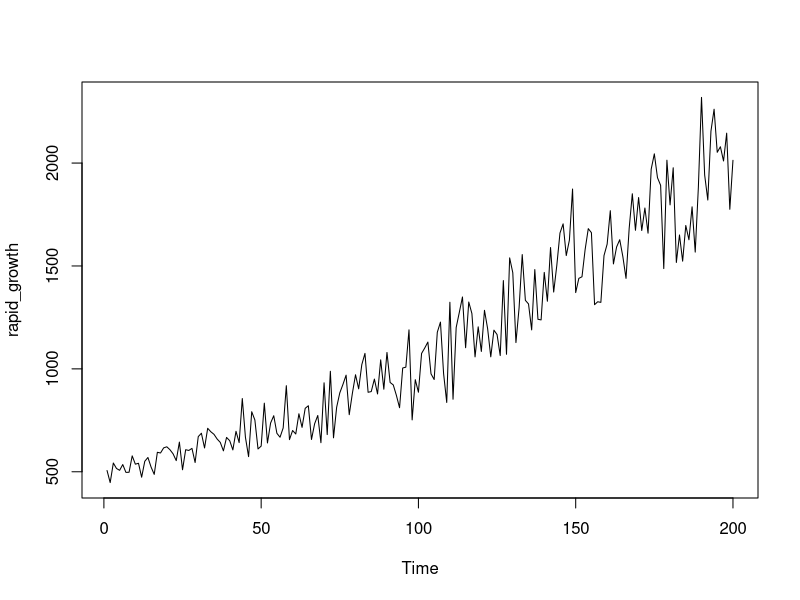
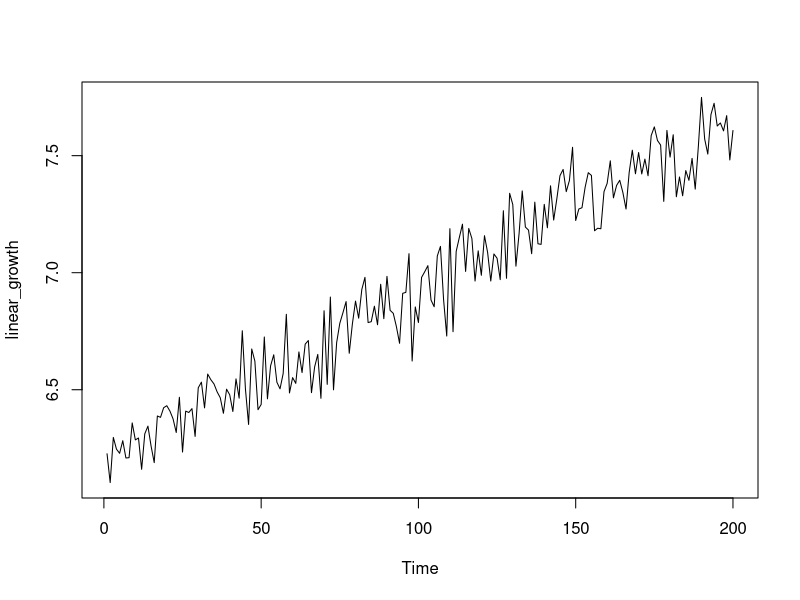
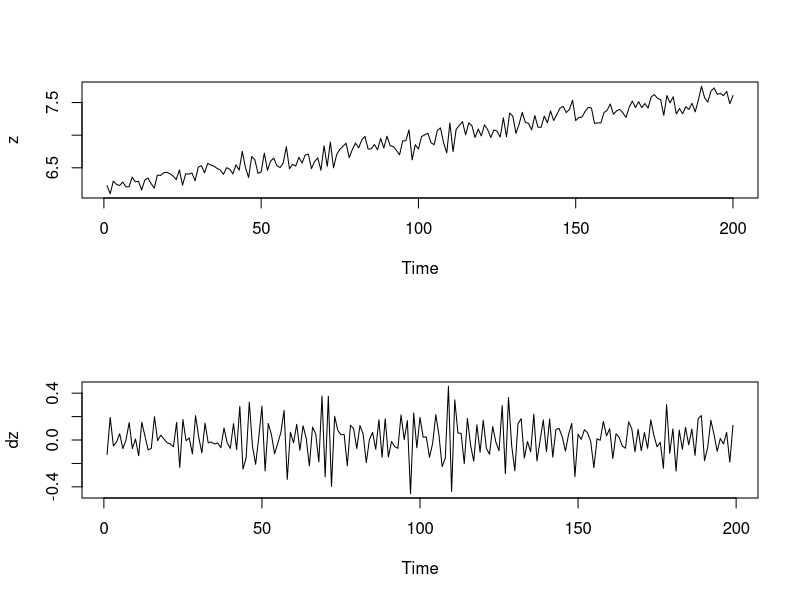
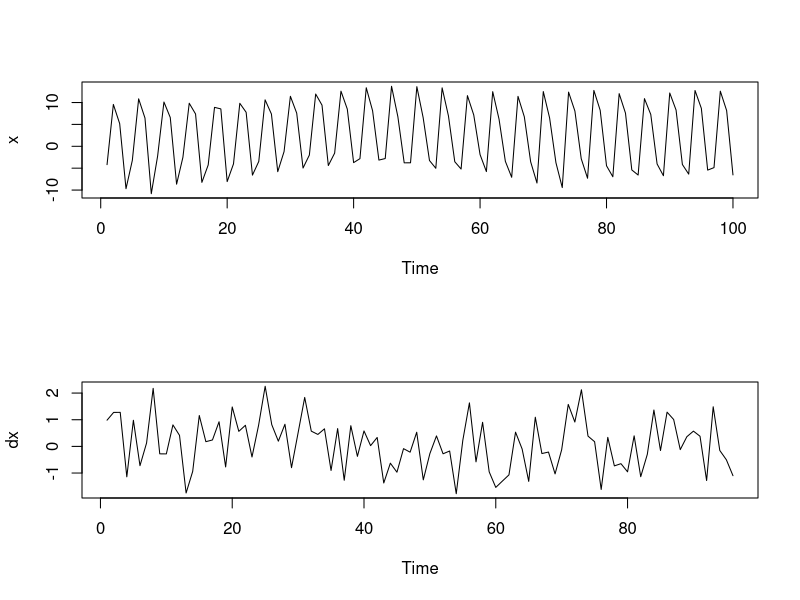
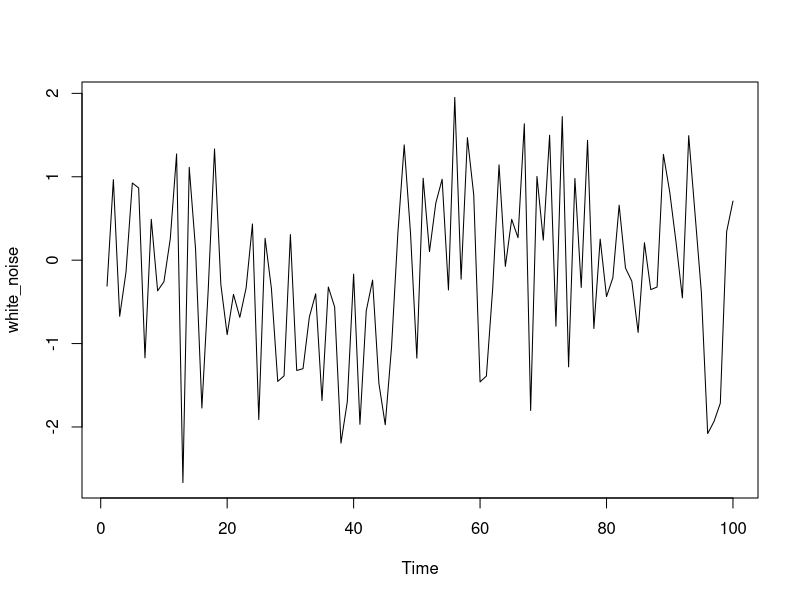
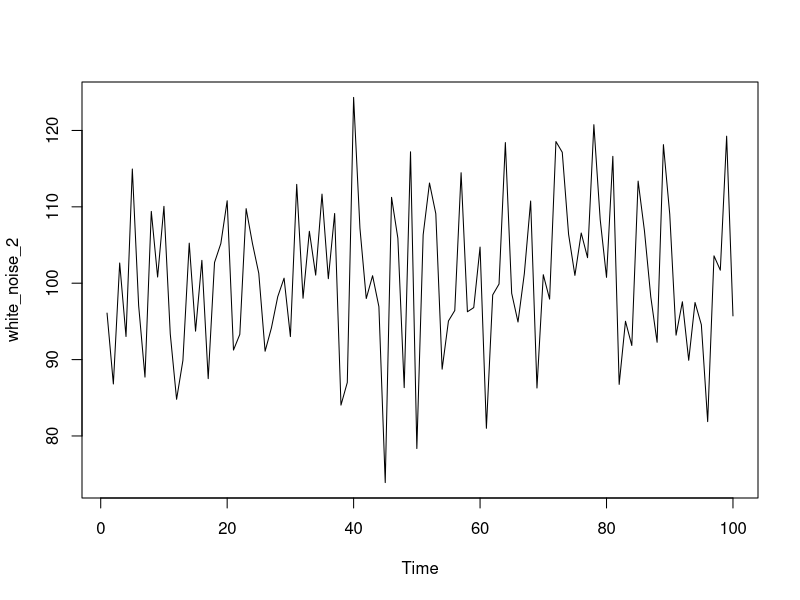
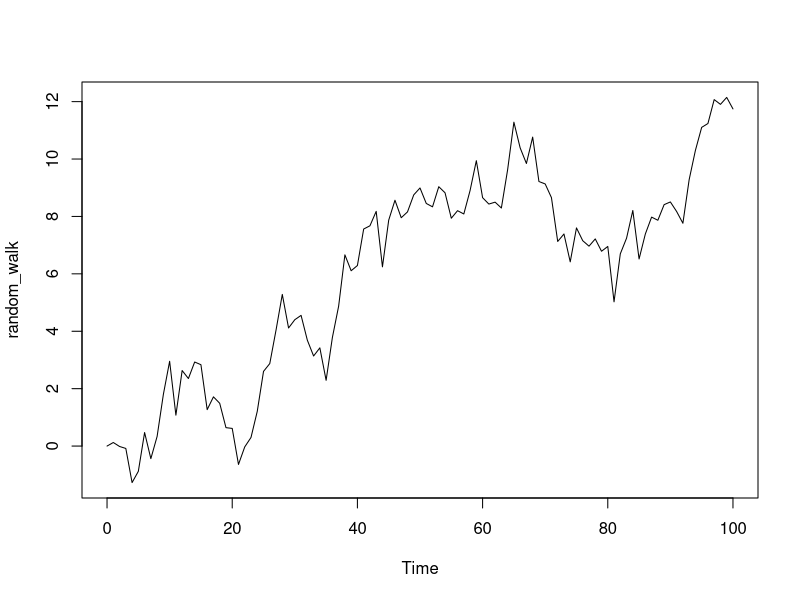
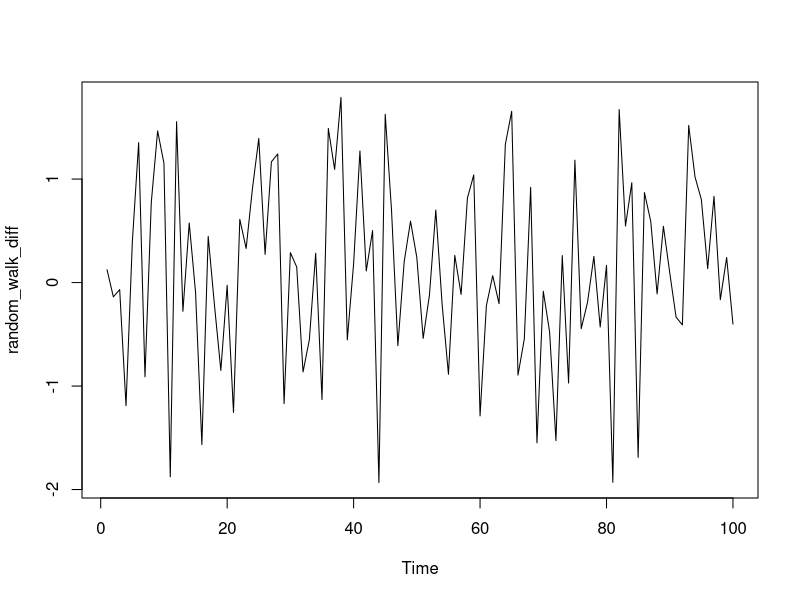

Here is the R script that generated these plots, in order:
# Exercise
# Removing trends in variability via the logarithmic transformation
# The logarithmic function log() is a data transformation that can be applied to positively valued time series data. It slightly shrinks observations that are greater than one towards zero, while greatly shrinking very large observations. This property can stabilize variability when a series exhibits increasing variability over time. It may also be used to linearize a rapid growth pattern over time.
# 
# The time series rapid_growth has already been loaded, and is shown in the figure on the right. Note the vertical range of the data.
# 
# Instructions
# 100 XP
# Apply the log() function to rapid_growth, saving the result as linear_growth.
# Use ts.plot() to show the transformed series linear_growth and note the condensed vertical range of the transformed data.
rapid_growth <- c(505.954737316542,447.35560816695,542.583090477044,516.063361274983,506.959924087797,535.016232606015,496.929129437996,497.562555328502,577.248300530956,536.855967325257,541.245940412262,473.497840289097,550.988961460551,569.410637437069,522.915183368473,487.200195130919,594.610786395524,591.173975668723,615.986775394564,621.317545120693,607.125046916761,587.036701378981,554.155438462285,644.117241827027,509.700025728118,607.094339401359,603.55118553444,613.621586650076,544.914334775047,670.811820766561,687.13161588209,615.581708859918,711.187318608945,694.297903386338,681.929344495129,659.140256189321,642.702057830158,601.530062712521,666.762307473106,650.965683100529,606.091343627865,696.678827373702,641.602509472816,855.771919797152,667.329074652784,573.491390192462,791.733265065015,751.591446783947,610.794814080548,624.65033623201,833.298991700858,639.886724484288,736.828256803519,772.292341071224,686.886519321095,667.763083378498,712.94149525726,918.183828402689,656.108907724902,700.497201964217,683.493272462585,781.737968201983,715.684280499056,808.287549436184,820.779546770362,656.885589359776,733.339974340827,773.538730437607,641.202740082118,932.21185739678,680.676565427109,988.282815285029,664.898568280288,813.528318290545,883.408798971726,924.274924691176,969.43211824107,777.329346514109,880.998409919801,971.358289510766,902.958423571348,1020.74565895517,1075.14831710597,886.170748719307,889.632200892515,950.390776999556,878.039522146964,1043.76763270868,901.108966040025,1079.65840856798,933.905398508361,921.9433013918,870.807113616954,811.139766624589,1004.26766243592,1008.17582581146,1189.48933735193,751.970606760973,947.475252330288,886.515305193286,1074.89426408969,1101.1306720708,1130.1854576199,975.849507265787,948.161009999662,1177.8226568287,1227.12713297946,976.995711035094,836.708871866655,1323.60473389093,852.35320730904,1200.82615703738,1274.47884753083,1349.2613900482,1102.63337196778,1324.85659429696,1268.71865481688,1058.22892886463,1204.08723498947,1084.65028499166,1284.43050935569,1195.28425174124,1058.42621256846,1188.0576623439,1166.59336076,1064.69458969538,1429.06852442551,1070.85280871704,1539.33053352377,1467.15710870044,1127.70582024314,1296.0717171226,1555.27412822535,1332.90372372162,1315.4236396165,1189.2461691901,1482.43394167998,1240.92868932515,1237.77196935431,1468.60833835437,1328.54569942606,1589.50783787689,1373.16295850591,1503.55627838567,1659.93756371734,1704.6136574176,1550.46378217986,1625.80261162794,1873.85823632632,1370.62086282574,1439.71135339554,1447.43691659102,1579.91576345679,1681.2571135903,1661.60589978392,1311.84684158442,1326.03084218461,1323.09951189813,1550.48631755657,1606.20420490403,1768.54014627508,1509.8367966576,1592.10861892944,1627.61875806856,1544.63289803997,1439.52343145633,1682.35177380745,1850.70970808186,1673.38009271644,1832.42716167314,1672.26717594592,1781.57683020519,1659.28985001442,1970.03886201406,2044.7123676587,1929.09019953541,1891.7042228956,1487.15774065956,2013.8721752695,1796.78863307401,1977.01825843918,1516.95521151591,1650.6039164404,1523.28339404562,1696.6181065012,1627.26087609279,1787.29683278825,1567.28735420676,1881.99627254267,2318.98327490681,1941.98786180548,1820.27972976969,2154.81229145692,2261.54706560833,2052.22139601365,2079.17104479186,2010.06086639259,2145.26059886687,1775.30080127631,2013.40704947701)
  
ts.plot(rapid_growth)
# Log rapid_growth
linear_growth <-log(rapid_growth)

# Plot linear_growth using ts.plot()
ts.plot(linear_growth)


# Exercise
# Removing trends in level by differencing
# The first difference transformation of a time series  consists of the differences (changes) between successive observations over time, that is .
# 
# Differencing a time series can remove a time trend. The function diff() will calculate the first difference or change series. A difference series lets you examine the increments or changes in a given time series. It always has one fewer observations than the original series.
# 
# The time series z has already been loaded, and is shown in the figure on the right.
# 
# Instructions
# 100 XP
# Apply the diff() function to z, saving the result as dz.
# Use ts.plot() to view a time series plot of the transformed series dz.
# Use two calls of length() to calculate the number of observations in z and dz, respectively.


z <- c(6.22644721334281,6.10335382233382,6.29634123585615,6.24622955111167,6.22843195527522,6.28229708775537,6.20844741922452,6.20972128804789,6.35827250415224,6.28572984126078,6.29387377889552,6.16014735145226,6.31171477530532,6.34460185650482,6.25941927762177,6.18867511691063,6.38790705099065,6.38211034916024,6.42322549478775,6.4318422960411,6.40873477794284,6.37508734151749,6.31744522223519,6.46788076206124,6.23382236782298,6.40868419809582,6.40283085141402,6.41937842976356,6.30062859840956,6.50848865168789,6.53252585448752,6.4225676888201,6.56693585306342,6.54290112400289,6.52492605202954,6.49093634370728,6.46568125422392,6.39947651373773,6.50243362179406,6.47845692668784,6.40703070676956,6.54632451169874,6.46396896781775,6.75200389180284,6.50328328954751,6.35174292371473,6.67422454855503,6.62219288746384,6.41476108293605,6.43719203115034,6.72539251138006,6.46129116769531,6.60235483491626,6.64936315848762,6.53216909563942,6.50393344502688,6.56939936271001,6.82239761937805,6.48632679303797,6.55179037142821,6.52721681333954,6.66151960536819,6.57323912069037,6.69491787322661,6.71025455545394,6.4875098623154,6.5976094065566,6.65097574043069,6.46334569409202,6.83756010365691,6.52308725269382,6.89596890707456,6.49963450012032,6.70138073649028,6.78378805946117,6.82900956493073,6.87671045494522,6.65586412994792,6.78105582107621,6.87869539045853,6.80567650980035,6.9282886773914,6.98021390044576,6.78690965068204,6.79080811988766,6.85687324422581,6.77769160645684,6.95059216963548,6.80362618929694,6.98439998172557,6.83937514670541,6.82648372642902,6.76942049838646,6.69844037789147,6.91201386077297,6.91589786378861,7.081279365728,6.62269723643191,6.85380081770285,6.78729839010667,6.97997757673786,7.00409281457646,7.0301370200274,6.88330838114885,6.85452432960534,7.07142280689253,7.11243105220367,6.88448226209977,6.72947618664758,7.1881141525679,6.74800100349129,7.09076506309115,7.15029262699804,7.20731260322573,7.00545657231082,7.18905950184368,7.14576273692186,6.96435196790078,7.09347707755427,6.98901289603892,7.15807071571375,7.0861393036455,6.96453837871522,7.08007503607121,7.06184312320099,6.970443266778,7.26477812949222,6.97621062749874,7.33910288239914,7.29108186763736,7.02794060038759,7.16709321266713,7.3494070973242,7.19511509230523,7.18191405213385,7.08107491410905,7.30144057114722,7.12361532128538,7.12106824351186,7.29207052275869,7.19184016387511,7.37117971137166,7.22487208663911,7.31558843331146,7.41453526842476,7.44109377015137,7.34630937946721,7.39375688767601,7.5357548122989,7.2230191007094,7.27219792344658,7.27754962755863,7.3651268103319,7.42729707447298,7.41553982321997,7.17919122609255,7.18994543004138,7.18773237814052,7.34632391396533,7.38162903767151,7.47790970913714,7.31975684228401,7.37281459204766,7.39487334104795,7.34254155465234,7.27206738741634,7.42794795886081,7.52332447049693,7.42260086748169,7.51339668490706,7.42193557510494,7.48525411080987,7.41414498862142,7.58580854844815,7.62301240707291,7.56480377155094,7.54523340699751,7.30462202063205,7.60781460317569,7.4937562577587,7.58934505855497,7.32446045453292,7.4088965098932,7.32862341178055,7.4363921995442,7.39465343615595,7.48845960812977,7.35710160410629,7.5400883395603,7.74888412502893,7.5714673984741,7.50674546593622,7.67545889501181,7.72380440037869,7.62667809326483,7.63972455710096,7.605920282382,7.67101631529587,7.48172515305964,7.60758361556912)

# Generate the first difference of z
dz <- diff(z)

# Plot dz
par(mfrow=c(2,1))
ts.plot(z)
ts.plot(dz)
par(mfrow=c(1,1))
# View the length of z and dz, respectively
length(z)
length(dz)


# Exercise
# Removing seasonal trends with seasonal differencing
# For time series exhibiting seasonal trends, seasonal differencing can be applied to remove these periodic patterns. For example, monthly data may exhibit a strong twelve month pattern. In such situations, changes in behavior from year to year may be of more interest than changes from month to month, which may largely follow the overall seasonal pattern.
# 
# The function diff(..., lag = s) will calculate the lag s difference or length s seasonal change series. For monthly or quarterly data, an appropriate value of s would be 12 or 4, respectively. The diff() function has lag = 1 as its default for first differencing. Similar to before, a seasonally differenced series will have s fewer observations than the original series.
# 
# Instructions
# 100 XP
# Instructions
# 100 XP
# The time series x has already been loaded, and is shown in the adjoining figure ranging below -10 to above +10. Apply the diff(..., lag = 4) function to x, saving the result as dx.
# Use ts.plot() to show the transformed series dx and note the condensed vertical range of the transformed data.
# Use two calls of length() to calculate the number of observations in x and dx, respectively.

x <- c(-4.19803335973822,9.56900905050747,5.17514338906622,-9.69164636184119,-3.21529357476552,10.8436693062559,6.45215865708188,-10.8335590731441,-2.23535073514566,10.119832962947,6.57964573528545,-8.65656473226148,-2.51500138847406,9.83743416797243,7.38619432726046,-8.24350355631342,-4.26403257072438,8.89886143008727,8.54433581556254,-8.06691284107053,-4.02302530566536,9.82267856454484,7.77285238609707,-6.58777686807675,-3.45917112006633,10.6138505016733,7.37445047382904,-5.79871450522201,-1.20471055826558,11.4292358845515,7.57004694873634,-4.96838375977415,-2.00378659668805,11.9413482982078,9.40667210265289,-4.39658482425492,-1.55557889273259,12.5998771289623,8.50291637845889,-3.72896826710606,-2.82700000921691,13.3759812867942,8.12894114749321,-3.14924907770406,-2.79947272334396,13.7105701226795,6.75521688156725,-3.77974417787649,-3.76827394084617,13.6253358560593,6.53793056349892,-3.24909834265677,-5.02419102826334,13.3553731337997,6.93116080641335,-3.52735350362993,-5.19732896878058,11.5797913233393,7.16244857247412,-1.89460681643879,-5.77779700690048,12.4826952884178,6.20808841277938,-3.43403797043816,-7.08072100968159,11.4136557746633,6.74199013667799,-3.53237586423137,-8.39354230059932,12.5072611286297,6.47317547164243,-3.74524618197473,-9.42620870823793,12.3808170457897,8.04824272204917,-2.83152774381656,-7.30189285880787,12.7658383061004,8.22369850629786,-4.44813067987144,-6.96355759602497,12.0340049862918,7.57492470964176,-5.40221818593254,-6.56819814480662,10.8964815061608,7.27657057973042,-4.03787337902209,-6.72301328397502,12.1808149692035,8.28516213832065,-4.15934247966369,-6.36067044646075,12.7530177649457,8.66591165178255,-5.44053784032607,-4.87493170537183,12.6001974041011,8.16258920594197,-6.53957167229621)

# Generate a diff of x with lag = 4. Save this to dx
dx <- diff(x, lag = 4)

# Plot dx
par(mfrow=c(2,1))
ts.plot(x)
ts.plot(dx)  
par(mfrow=c(1,1))

# View the length of x and dx, respectively 
length(x)
length(dx)
  


# Exercise
# Simulate the white noise model
# The white noise (WN) model is a basic time series model. It is also a basis for the more elaborate models we will consider. We will focus on the simplest form of WN, independent and identically distributed data.
# 
# The arima.sim() function can be used to simulate data from a variety of time series models. ARIMA is an abbreviation for the autoregressive integrated moving average class of models we will consider throughout this course.
# 
# An ARIMA(p, d, q) model has three parts, the autoregressive order p, the order of integration (or differencing) d, and the moving average order q. We will detail each of these parts soon, but for now we note that the ARIMA(0, 0, 0) model, i.e., with all of these components zero, is simply the WN model.
# 
# In this exercise, you will practice simulating a basic WN model.
# 
# Instructions
# 100 XP
# Use arima.sim() to simulate from the WN model with list(order = c(0, 0, 0)). Set the n argument equal to 100 to produce 100 observations. Save this data as white_noise.
# Plot your white_noise object using ts.plot().
# Replicate your original call to arima.sim() but this time set the mean argument to 100 and the sd argument to 10. Save this data as white_noise_2.
# Plot your white_noise_2 object with another call to ts.plot().


# Simulate a WN model with list(order = c(0, 0, 0))
white_noise <- arima.sim(model = list(order = c(0,0,0)), n = 100)

# Plot your white_noise data
ts.plot(white_noise)

# Simulate from the WN model with: mean = 100, sd = 10
white_noise_2 <- arima.sim(model = list(order = c(0,0,0)), n = 100, mean = 100, sd = 10)

# Plot your white_noise_2 data
ts.plot(white_noise_2)


# Exercise
# Estimate the white noise model
# For a given time series y we can fit the white noise (WN) model using the arima(..., order = c(0, 0, 0)) function. Recall that the WN model is an ARIMA(0,0,0) model. Applying the arima() function returns information or output about the estimated model. For the WN model this includes the estimated mean, labeled intercept, and the estimated variance, labeled sigma^2.
# 
# In this exercise, you'll explore the qualities of the WN model. What is the estimated mean? Compare this with the sample mean using the mean() function. What is the estimated variance? Compare this with the sample variance using the var() function.
# 
# The time series y has already been loaded, and is shown in the adjoining figure.
# 
# Instructions
# 100 XP
# Instructions
# 100 XP
# Use arima() to estimate the WN model for y. Be sure to include the order = c(0, 0, 0) argument after specifying your data.
# Calculate the mean and variance of y using mean() and var(), respectively. Compare the results with the output of your arima() command.

y <- c(109.761335203807,98.3161015661823,100.63294691568,88.7433987127593,101.872377016961,104.628357308022,96.6446185677499,102.861935537741,112.762472095071,82.2321895604405,88.9443425162465,94.603184959066,105.611134283638,113.827759889612,104.823186799211,101.296287605209,82.9845883499902,88.9605839815819,100.600456607996,91.035249256563,100.1928594042,95.3253727241077,94.5864315510523,121.358295918349,87.3787382991481,96.8900652561591,90.5130974518601,99.9084292221271,102.569341770317,104.961440623652,104.734635474905,88.0046450549299,100.779432761891,121.647764133843,85.7708319146464,79.1542817751461,98.1884698770029,99.9000575918412,98.9108408854003,101.644224781541,102.795262786231,84.6511153287627,96.478695879623,105.815471102771,98.5186873070791,105.24366218935,109.612642086809,85.1420130618153,82.8144174251857,103.036291436483,93.5696735465724,98.0892223944794,81.2546061795588,109.185538293753,80.4318090604482,103.559532399435,80.2226855501286,84.9747654707037,107.783629803383,92.612875815647,99.8029344059519,107.250849637866,98.6637847611836,91.9227453154993,98.3264180218282,112.734017659718,96.0281067924588,92.6490908853105,83.0848439102975,97.2219648542801,106.613612756687,97.3694287042478,108.784654442207,104.918584253723,84.4434297475219,85.6078609998276,96.5152905606852,94.1810528014953,85.0285128829162,63.2662175136146,87.2213673144322,103.522954295167,105.602155542432,103.260391527392,101.115192549417,108.456965675889,97.676314341323,103.010808274931,100.617555510141,105.581077298303,98.7272241180465,98.4399563595089,90.7821910344929,92.7459923258825,102.937624393826,83.9530591640689,110.159366234931,104.175781699309,99.2787550528578,103.251148823917)

y <- ts(y, start = 1, end = 100, frequency = 1)

# Fit the WN model to y using the arima command
arima(y, order = c(0,0,0))

# Calculate the sample mean and sample variance of y
mean(y)
var(y)

# Exercise
# Simulate the random walk model
# The random walk (RW) model is also a basic time series model. It is the cumulative sum (or integration) of a mean zero white noise (WN) series, such that the first difference series of a RW is a WN series. Note for reference that the RW model is an ARIMA(0, 1, 0) model, in which the middle entry of 1 indicates that the model's order of integration is 1.
# 
# The arima.sim() function can be used to simulate data from the RW by including the model = list(order = c(0, 1, 0)) argument. We also need to specify a series length n. Finally, you can specify a sd for the series (increments), where the default value is 1.
# 
# Instructions
# 100 XP
# Instructions
# 100 XP
# Use arima.sim() to generate a RW model. Set the model argument equal to list(order = c(0, 1, 0)) to generate a RW-type model and set n equal to 100 to produce 100 observations. Save this to random_walk.
# Use ts.plot() to plot your random_walk data.
# Use diff() to calculate the first difference of your random_walk data. Save this as random_walk_diff.
# Use another call to ts.plot() to plot random_walk_diff.

# Generate a RW model using arima.sim
random_walk <- arima.sim(model = list(order = c(0, 1, 0)), n = 100)

# Plot random_walk
ts.plot(random_walk)

# Calculate the first difference series
random_walk_diff <- diff(random_walk)

# Plot random_walk_diff
ts.plot(random_walk_diff)


# Exercise
# Simulate the random walk model with a drift
# A random walk (RW) need not wander about zero, it can have an upward or downward trajectory, i.e., a drift or time trend. This is done by including an intercept in the RW model, which corresponds to the slope of the RW time trend.
# 
# For an alternative formulation, you can take the cumulative sum of a constant mean white noise (WN) series, such that the mean corresponds to the slope of the RW time trend.
# 
# To simulate data from the RW model with a drift you again use the arima.sim() function with the model = list(order = c(0, 1, 0)) argument. This time, you should add the additional argument mean = ... to specify the drift variable, or the intercept.
# 
# Instructions
# 100 XP
# Use arima.sim() to generate another RW model. Set the model argument equal to list(order = c(0, 1, 0)) to generate a RW-type model and set n equal to 100 to produce 100 observations. Set the mean argument to 1 to produce a drift. Save this to rw_drift.
# Use ts.plot() to plot your rw_drift data.
# Use diff() to calculate the first difference of your rw_drift data. Save this as rw_drift_diff.
# Use another call to ts.plot() to plot rw_drift_diff.


# Generate a RW model with a drift uing arima.sim
rw_drift <- arima.sim(model = list(order = c(0,1,0)), n = 100, mean = 1)

# Plot rw_drift
ts.plot(rw_drift)

# Calculate the first difference series
rw_drift_diff <- diff(rw_drift)

# Plot rw_drift_diff
ts.plot(rw_drift_diff)
mean(rw_drift_diff)


# Exercise
# Estimate the random walk model
# For a given time series y we can fit the random walk model with a drift by first differencing the data, then fitting the white noise (WN) model to the differenced data using the arima() command with the order = c(0, 0, 0)) argument.
# 
# The arima() command displays information or output about the fitted model. Under the Coefficients: heading is the estimated drift variable, named the intercept. Its approximate standard error (or s.e.) is provided directly below it. The variance of the WN part of the model is also estimated under the label sigma^2.
# 
# Instructions
# 70 XP
# Instructions
# 70 XP
# The time series random_walk has already been loaded, and is shown in the adjoining figure. Use diff() to generate the first difference of the data. Save this to rw_diff.
# Use ts.plot() to plot your differenced data
# Use arima() to fit the WN model for the differenced data. To do so, set the x argument to rw_diff and set the order argument to c(0, 0, 0). Store the model in model_wn.
# Store the intercept value of model_wn in int_wn. You can obtain this value using model_wn$coef.
# Use ts.plot() to reproduce your original plot of random_walk.
# Add the estimated time trend to the adjoining plot with the function abline(). You can use int_wn as the second argument.

random_walk <- c(0,0.840799690805892,0.637459389341622,0.757921658699468,0.51187422142312,0.113766891514572,0.278972783338605,0.277594629974007,0.603058933300874,2.91209633642732,3.18199136208394,2.55157314365465,3.26756203062092,4.99979931564387,7.10915802250204,8.01070864926096,8.23772461506037,8.70157227268806,9.05126103820082,13.3200713895243,12.167575412894,11.5324303105757,12.2601004793325,12.5767819422196,12.6632633175434,12.7256680349732,13.1994836806694,12.8396495033226,13.5061940806857,15.4816848106994,16.177107725103,16.8365295156745,16.6163362311588,16.1808336886557,16.9662659934889,16.7270308469477,17.6561798270108,20.8901636724502,20.0567603436916,22.4168556898516,23.1628256130545,22.9168361903724,21.9326982045095,22.65474670326,23.6325743016245,24.8637728096747,25.5358779389007,27.2225699268809,27.3721605280673,29.0197579376152,30.86984194858,32.4859913444825,33.1883373188887,33.7998279266371,32.7718376006665,33.3293449130956,36.0168049817462,36.4458500836042,38.2388466589622,39.1157216648363,38.7992108420878,39.2275167845668,37.5690113188738,40.0882062820111,40.5380768982454,40.757863652738,41.5757014101746,41.1067983652453,41.1064560275605,40.645532029424,39.5554850868954,40.4312197530977,41.9604182429803,43.6866496098288,45.2350442037095,45.9024581686138,47.540457130699,49.0971826208823,48.9170239101692,48.0796342742815,46.7765324003763,47.9775098038997,46.4334192966129,45.9453639155814,47.0727461261722,47.1890042341391,51.2925270988872,52.1247376806133,51.3796798321698,52.127045835946,51.2230171217941,52.6301981357515,52.4262448587789,51.3564738575462,52.2017865810857,53.3817249795485,55.0244437963563,55.9303590282021,55.5117187960721,58.308031867784,58.1183345226755)
  
random_walk <- ts(random_walk, start = 1, end = 100, frequency = 1)

# Difference your random_walk data
rw_diff <- diff(random_walk)

# Plot rw_diff
ts.plot(rw_diff)

# Now fit the WN model to the differenced data
model_wn <- arima(rw_diff, order = c(0,0,0))

# Store the value of the estimated time trend (intercept)
int_wn <- model_wn$coef

# Plot the original random_walk data
ts.plot(random_walk)

# Use abline(0, ...) to add time trend to the figure
abline(0, int_wn)

# Exercise
# Are the white noise model or the random walk model stationary?
#   The white noise (WN) and random walk (RW) models are very closely related. However, only the RW is always non-stationary, both with and without a drift term. This is a simulation exercise to highlight the differences.
# 
# Recall that if we start with a mean zero WN process and compute its running or cumulative sum, the result is a RW process. The cumsum() function will make this transformation for you. Similarly, if we create a WN process, but change its mean from zero, and then compute its cumulative sum, the result is a RW process with a drift.
# 
# Instructions
# 100 XP
# Use arima.sim() to generate a WN model. Set the model argument equal to list(order = c(0, 0, 0)) to generate a WN-type model and set n equal to 100 to produce 100 observations. Save this to white_noise.
# Use the cumsum() function on white_noise to quickly convert your WN model to RW data. Save this to random_walk.
# Use a similar call toarima.sim() to generate a second WN model. Keep all arguments the same, but this time set the mean argument to 0.4. Save this to wn_drift.
# Use another call to cumsum() to convert your wn_drift data to RW. Save this as rw_drift.
# Enter the pre-written code to plot all four series for comparison.


# Use arima.sim() to generate WN data
white_noise <- arima.sim(model = list(order = c(0,0,0)), n = 100)

# Use cumsum() to convert your WN data to RW
random_walk <- cumsum(white_noise)

# Use arima.sim() to generate WN drift data
wn_drift <- arima.sim(model = list(order = c(0, 0, 0)), mean = 0.4, n = 100)

# Use cumsum() to convert your WN drift data to RW
rw_drift <- cumsum(wn_drift)

# Plot all four data objects
plot.ts(cbind(white_noise, random_walk, wn_drift, rw_drift))
